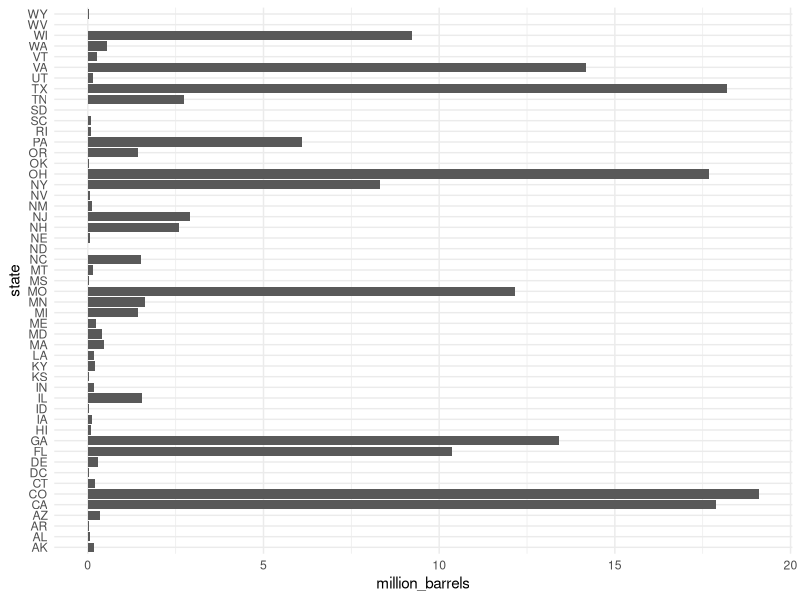
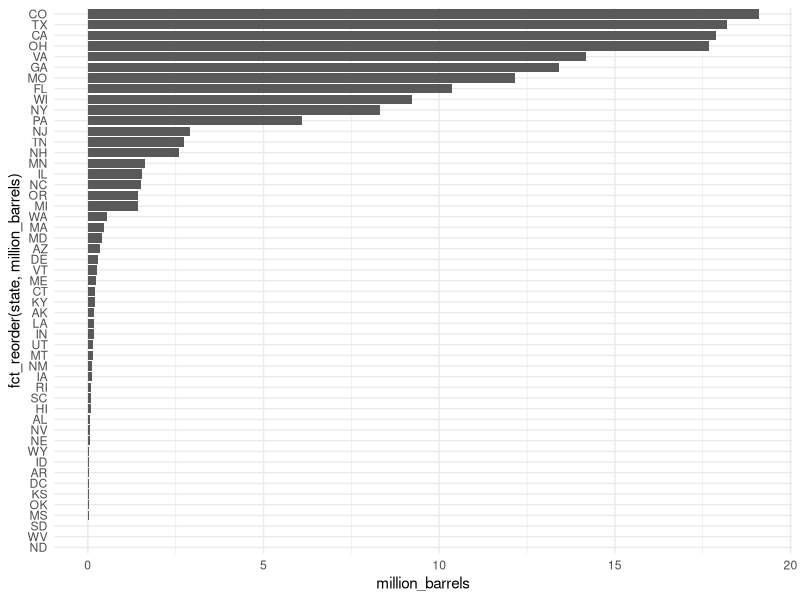
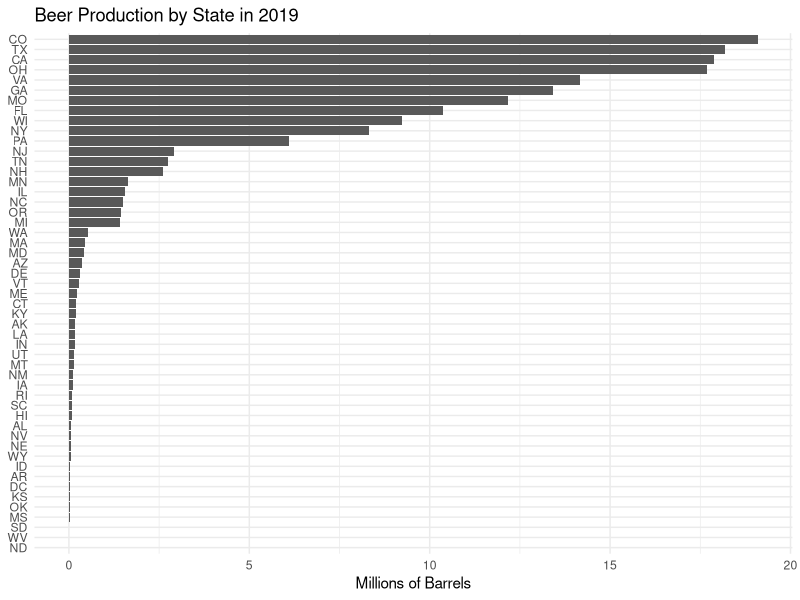
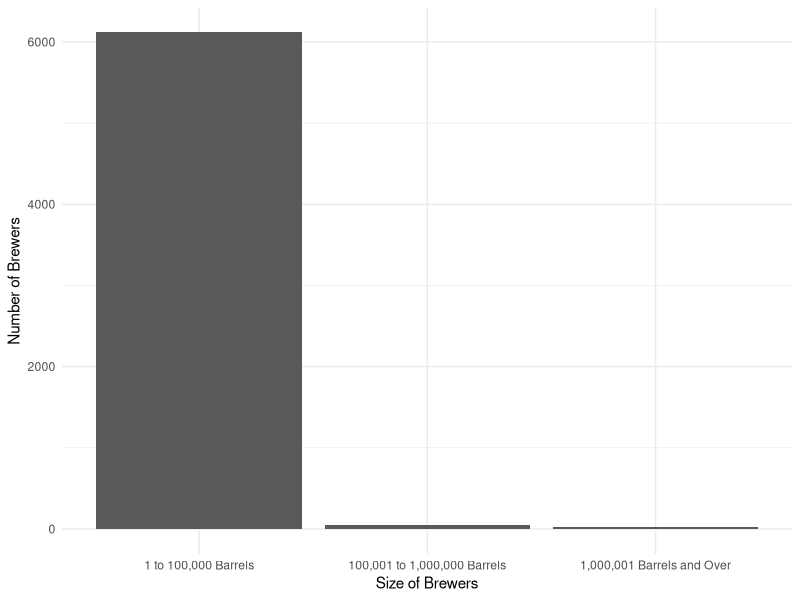
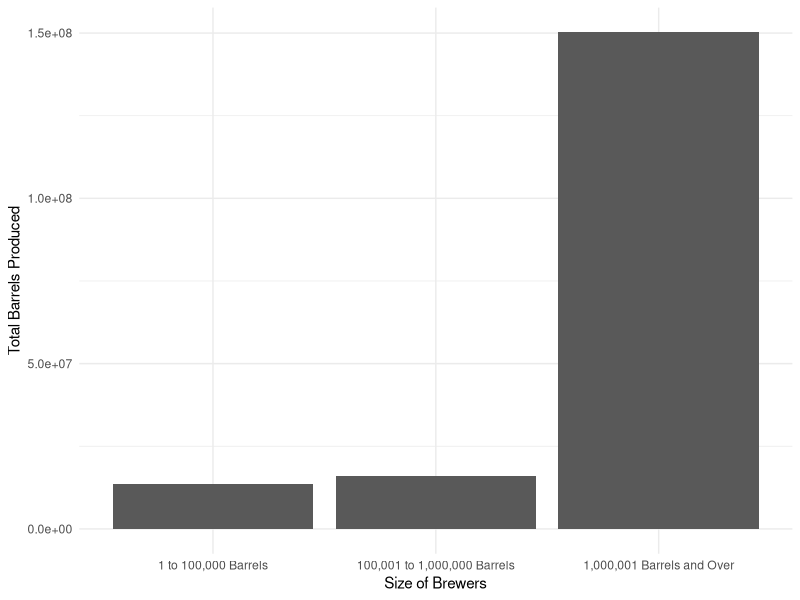
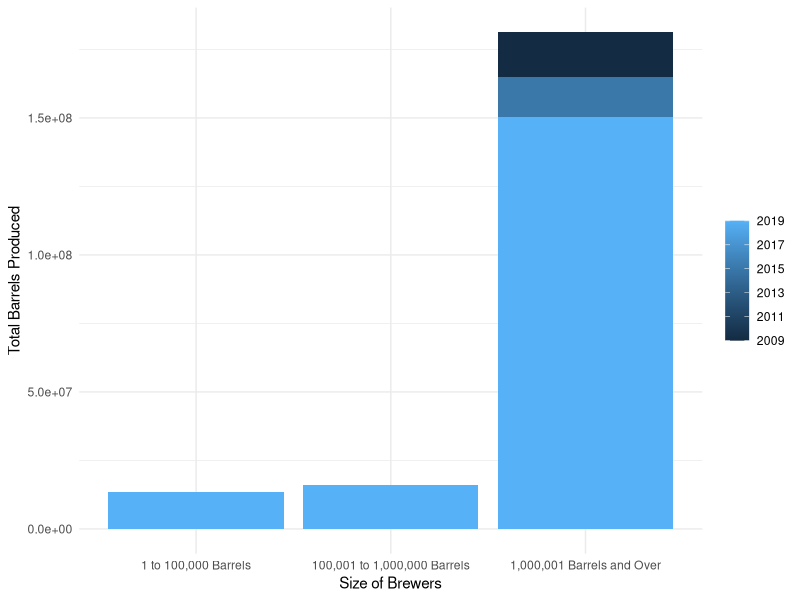
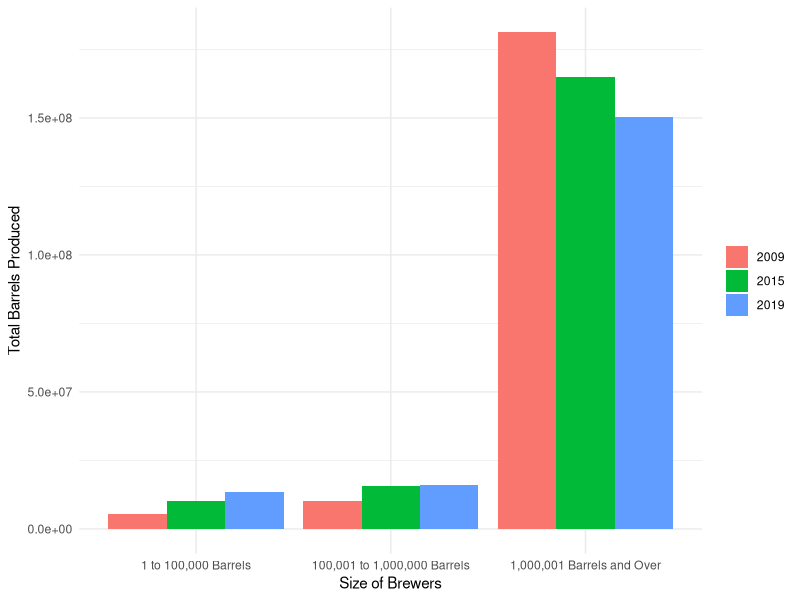
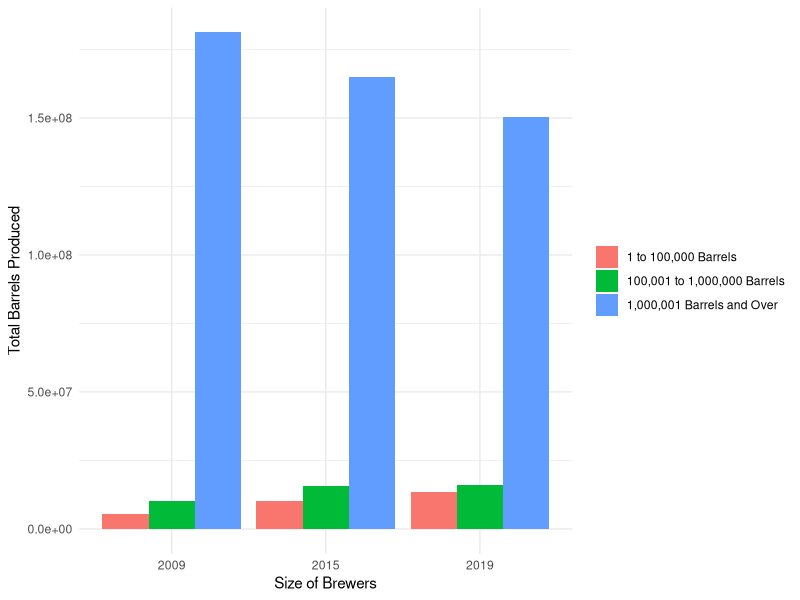

Write the R code that produced these figures, in order.
# AEM 2850 - Example 7-2
# Plan for today:
# - Questions?
# - On our own devices: work through this script
#   - Write your own code in place of "______"
# - As a group: discuss results, answer questions


# 0. Loading packages and prepping data -----
# we need to install packages once before we can use them
# install.packages("tidyverse") # in this case, it has already been done for you in this project
library(tidyverse) # load the core tidyverse packages

# use theme_set to get clean plots without having to specify the theme each time
theme_set(theme_minimal()) # set the current theme to theme_minimal()
# you can use theme_set(theme()) to return to defaults if you prefer

# today we'll explore beer statistics from the Alcohol and Tobacco Tax and Trade Bureau (TTB)
# intermediate source: https://github.com/rfordatascience/tidytuesday/blob/master/data/2020/2020-03-31/readme.md
# i have done a little pre-processing for your convenience


# 1. Brewers across the United States ----
# the first dataset we'll use summarizes total beer production by state in 2019

# import data
beer_states <- read_csv("beer_states.csv")

# map million_barrels to x, state to y, and add bars
beer_states |>
  ggplot(aes(x = million_barrels, y = state)) +
  geom_col()

# arrange states from highest to lowest beer production
beer_states |>
  ggplot(aes(x = million_barrels, y = fct_reorder(state, million_barrels))) +
  geom_col()

# add labels to the x and y axes, and add a title
beer_states |>
  ggplot(aes(x = million_barrels, y = fct_reorder(state, million_barrels))) +
  geom_col() +
  labs(title = "Beer Production by State in 2019",
       x = "Millions of Barrels",
       y = NULL)


# 2. Brewers across the size distribution ----
# the second dataset we'll use summarizes the number of brewers and total beer production by year and brewer size category

# import data
brewer_size <- read_csv("brewer_size.csv")

# for 2019 only: map brewer_size to x, n_of_brewers to y, and add bars
brewer_size |>
  filter(year == 2019) |>
  ggplot(aes(x = fct_reorder(brewer_size, numeric_size), y = n_of_brewers)) +
  geom_col() +
  labs(x = "Size of Brewers",
       y = "Number of Brewers")

# for 2019 only: now map total_barrels to y instead of n_of_brewers
brewer_size |>
  filter(year == 2019) |>
  ggplot(aes(x = fct_reorder(brewer_size, numeric_size), y = total_barrels)) +
  geom_col() +
  labs(x = "Size of Brewers",
       y = "Total Barrels Produced")

# make a grouped bar chart, mapping: size to x, total_barrels to y, and year to fill
# use the years 2009, 2015, and 2019 for the rest of this example
brewer_size |>
  filter(year %in% c(2009, 2015, 2019)) |>
  ggplot(aes(x = fct_reorder(brewer_size, numeric_size), y = total_barrels, fill = year)) +
  geom_col(position = "dodge") +
  labs(x = "Size of Brewers",
       y = "Total Barrels Produced",
       fill = NULL)

# what happened? see if you can figure out how to get bars side by side
brewer_size |>
  filter(year %in% c(2009, 2015, 2019)) |>
  ggplot(aes(x = fct_reorder(brewer_size, numeric_size), y = total_barrels, fill = as_factor(year))) +
  geom_col(position = "dodge") +
  labs(x = "Size of Brewers",
       y = "Total Barrels Produced",
       fill = NULL)

# make the same plot, but reverse the mappings for size and year
brewer_size |>
  filter(year %in% c(2009, 2015, 2019)) |>
  ggplot(aes(x = as_factor(year), y = total_barrels, fill = fct_reorder(brewer_size, numeric_size))) +
  geom_col(position = "dodge") +
  labs(x = "Size of Brewers",
       y = "Total Barrels Produced",
       fill = NULL)

# now see what happens if you use position = "stack" instead of position = "dodge"?
brewer_size |>
  filter(year %in% c(2009, 2015, 2019)) |>
  ggplot(aes(x = as_factor(year), y = total_barrels, fill = fct_reorder(brewer_size, numeric_size))) +
  geom_col(position = "stack") +
  labs(x = "Size of Brewers",
       y = "Total Barrels Produced",
       fill = NULL)
